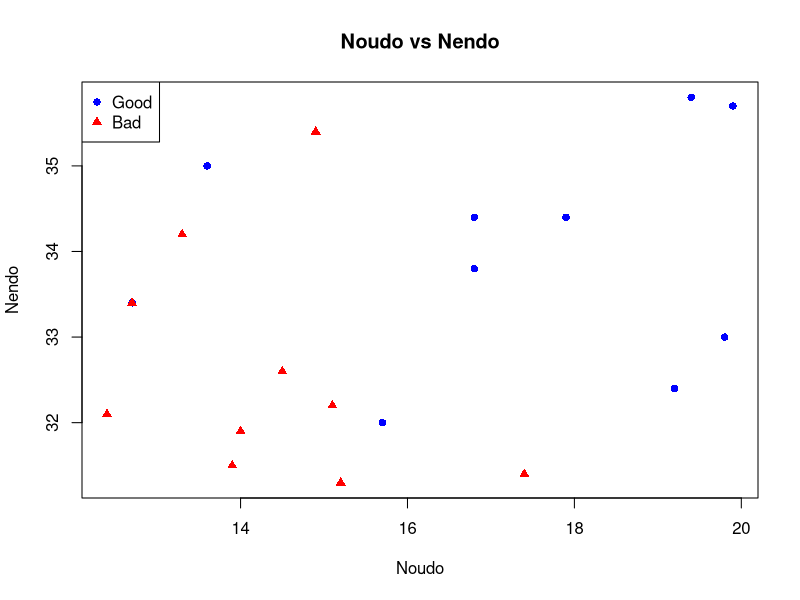

Write the R code that produced this figure.
poster <- read.csv("Poster.csv", fileEncoding="UTF-8-BOM")

pdf("Class10_rp16-29A_1_Noudo_Nendo.pdf", width=7, height=7)

plot(poster$Noudo, poster$Nendo,
     col=ifelse(poster$Hinshitsu=="ryou","blue","red"),
     pch=ifelse(poster$Hinshitsu=="ryou",16,17),
     xlab="Noudo", ylab="Nendo",
     main="Noudo vs Nendo")
legend("topleft", legend=c("Good","Bad"), col=c("blue","red"), pch=c(16,17))

dev.off()
